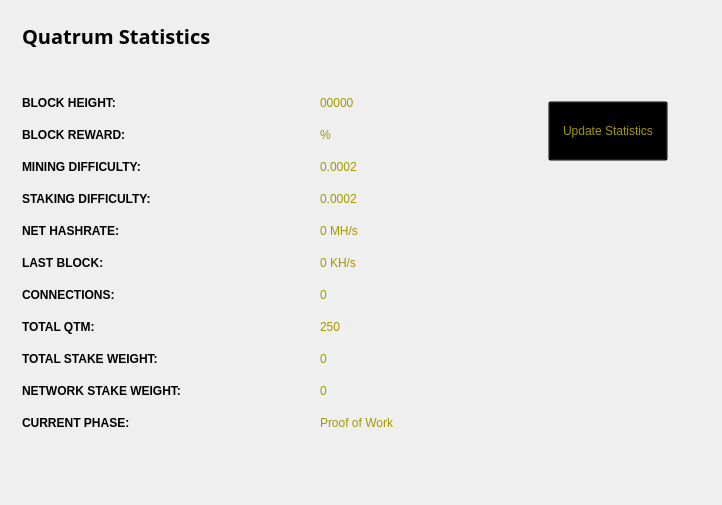
<?xml version="1.0" encoding="UTF-8"?>
<ui version="4.0">
 <class>StatisticsPage</class>
 <widget class="QWidget" name="StatisticsPage">
  <property name="windowModality">
   <enum>Qt::NonModal</enum>
  </property>
  <property name="geometry">
   <rect>
    <x>0</x>
    <y>0</y>
    <width>722</width>
    <height>505</height>
   </rect>
  </property>
  <property name="windowTitle">
   <string>Digging</string>
  </property>
  <property name="styleSheet">
   <string notr="true">color:#ffffff;
font-family:'Open Sans,sans-serif';</string>
  </property>
  <layout class="QGridLayout" name="gridLayout">
   <property name="sizeConstraint">
    <enum>QLayout::SetMaximumSize</enum>
   </property>
   <item row="0" column="1">
    <widget class="QFrame" name="frame">
     <property name="minimumSize">
      <size>
       <width>213</width>
       <height>0</height>
      </size>
     </property>
     <property name="frameShape">
      <enum>QFrame::NoFrame</enum>
     </property>
     <property name="frameShadow">
      <enum>QFrame::Raised</enum>
     </property>
     <widget class="QPushButton" name="startButton">
      <property name="geometry">
       <rect>
        <x>50</x>
        <y>90</y>
        <width>120</width>
        <height>60</height>
       </rect>
      </property>
      <property name="sizePolicy">
       <sizepolicy hsizetype="Fixed" vsizetype="Fixed">
        <horstretch>0</horstretch>
        <verstretch>0</verstretch>
       </sizepolicy>
      </property>
      <property name="minimumSize">
       <size>
        <width>120</width>
        <height>60</height>
       </size>
      </property>
      <property name="styleSheet">
       <string notr="true">background:transparent; color: rgb(162, 151, 0);</string>
      </property>
      <property name="text">
       <string>Update Statistics</string>
      </property>
     </widget>
    </widget>
   </item>
   <item row="0" column="0">
    <widget class="QFrame" name="gridFrame_2">
     <layout class="QGridLayout" name="gridLayout_4">
      <item row="3" column="0">
       <layout class="QFormLayout" name="formLayout_2">
        <property name="fieldGrowthPolicy">
         <enum>QFormLayout::FieldsStayAtSizeHint</enum>
        </property>
        <property name="horizontalSpacing">
         <number>139</number>
        </property>
        <property name="verticalSpacing">
         <number>18</number>
        </property>
        <property name="rightMargin">
         <number>0</number>
        </property>
        <item row="1" column="0">
         <widget class="QLabel" name="label_14">
          <property name="styleSheet">
           <string notr="true">color: rgb(162, 151, 0);</string>
          </property>
          <property name="text">
           <string>&lt;html&gt;&lt;head/&gt;&lt;body&gt;&lt;p&gt;&lt;span style=&quot; font-weight:600; color: rgb(0, 0, 0);;&quot;&gt;BLOCK HEIGHT:&lt;/span&gt;&lt;/p&gt;&lt;/body&gt;&lt;/html&gt;</string>
          </property>
         </widget>
        </item>
        <item row="1" column="1">
         <widget class="QLabel" name="heightBox">
          <property name="styleSheet">
           <string notr="true">color: rgb(162, 151, 0);</string>
          </property>
          <property name="text">
           <string>00000</string>
          </property>
         </widget>
        </item>
        <item row="2" column="0">
         <widget class="QLabel" name="label_12">
          <property name="styleSheet">
           <string notr="true">color: rgb(0, 0, 0);</string>
          </property>
          <property name="text">
           <string>&lt;html&gt;&lt;head/&gt;&lt;body&gt;&lt;p&gt;&lt;span style=&quot; font-weight:600; color: rgb(0, 0, 0);;&quot;&gt;BLOCK REWARD:&lt;/span&gt;&lt;/p&gt;&lt;/body&gt;&lt;/html&gt;</string>
          </property>
         </widget>
        </item>
        <item row="2" column="1">
         <widget class="QLabel" name="rewardBox">
          <property name="styleSheet">
           <string notr="true">color: rgb(162, 151, 0);</string>
          </property>
          <property name="text">
           <string>%</string>
          </property>
         </widget>
        </item>
        <item row="3" column="0">
         <widget class="QLabel" name="label_13">
          <property name="styleSheet">
           <string notr="true">color: rgb(0, 0, 0);</string>
          </property>
          <property name="text">
           <string>&lt;html&gt;&lt;head/&gt;&lt;body&gt;&lt;p&gt;&lt;span style=&quot; font-weight:600; color: rgb(0, 0, 0);;&quot;&gt;MINING DIFFICULTY:&lt;/span&gt;&lt;/p&gt;&lt;/body&gt;&lt;/html&gt;</string>
          </property>
         </widget>
        </item>
        <item row="3" column="1">
         <widget class="QLabel" name="diffBox">
          <property name="styleSheet">
           <string notr="true">color: rgb(162, 151, 0);</string>
          </property>
          <property name="text">
           <string>0.0002</string>
          </property>
         </widget>
        </item>
        <item row="4" column="0">
         <widget class="QLabel" name="label_9">
          <property name="styleSheet">
           <string notr="true">color: rgb(0, 0, 0);</string>
          </property>
          <property name="text">
           <string>&lt;html&gt;&lt;head/&gt;&lt;body&gt;&lt;p&gt;&lt;span style=&quot; font-weight:600; color: rgb(0, 0, 0);;&quot;&gt;STAKING DIFFICULTY:&lt;/span&gt;&lt;/p&gt;&lt;/body&gt;&lt;/html&gt;</string>
          </property>
         </widget>
        </item>
        <item row="4" column="1">
         <widget class="QLabel" name="diffBox2">
          <property name="styleSheet">
           <string notr="true">color: rgb(162, 151, 0);</string>
          </property>
          <property name="text">
           <string>0.0002</string>
          </property>
         </widget>
        </item>
        <item row="5" column="1">
         <widget class="QLabel" name="pawrateBox">
          <property name="styleSheet">
           <string notr="true">color: rgb(162, 151, 0);</string>
          </property>
          <property name="text">
           <string>0 MH/s</string>
          </property>
         </widget>
        </item>
        <item row="6" column="0">
         <widget class="QLabel" name="label3_2">
          <property name="sizePolicy">
           <sizepolicy hsizetype="Preferred" vsizetype="Maximum">
            <horstretch>0</horstretch>
            <verstretch>0</verstretch>
           </sizepolicy>
          </property>
          <property name="styleSheet">
           <string notr="true">color: rgb(0, 0, 0);</string>
          </property>
          <property name="text">
           <string>&lt;html&gt;&lt;head/&gt;&lt;body&gt;&lt;p&gt;&lt;span style=&quot; font-weight:600; color: rgb(0, 0, 0);;&quot;&gt;LAST BLOCK:&lt;/span&gt;&lt;/p&gt;&lt;/body&gt;&lt;/html&gt;</string>
          </property>
         </widget>
        </item>
        <item row="6" column="1">
         <widget class="QLabel" name="localBox">
          <property name="styleSheet">
           <string notr="true">color: rgb(162, 151, 0);</string>
          </property>
          <property name="text">
           <string>0 KH/s</string>
          </property>
         </widget>
        </item>
        <item row="7" column="0">
         <widget class="QLabel" name="label1_2">
          <property name="styleSheet">
           <string notr="true">color: rgb(0, 0, 0);</string>
          </property>
          <property name="text">
           <string>&lt;html&gt;&lt;head/&gt;&lt;body&gt;&lt;p&gt;&lt;span style=&quot; font-weight:600; color: rgb(0, 0, 0);;&quot;&gt;CONNECTIONS:&lt;/span&gt;&lt;/p&gt;&lt;/body&gt;&lt;/html&gt;</string>
          </property>
         </widget>
        </item>
        <item row="7" column="1">
         <widget class="QLabel" name="connectionBox">
          <property name="styleSheet">
           <string notr="true">color: rgb(162, 151, 0);</string>
          </property>
          <property name="text">
           <string>0</string>
          </property>
         </widget>
        </item>
        <item row="8" column="0">
         <widget class="QLabel" name="label_8">
          <property name="styleSheet">
           <string notr="true">color: rgb(0, 0, 0);</string>
          </property>
          <property name="text">
           <string>&lt;html&gt;&lt;head/&gt;&lt;body&gt;&lt;p&gt;&lt;span style=&quot; font-weight:600; color:#000000;&quot;&gt;TOTAL QTM:&lt;/span&gt;&lt;/p&gt;&lt;/body&gt;&lt;/html&gt;</string>
          </property>
         </widget>
        </item>
        <item row="8" column="1">
         <widget class="QLabel" name="volumeBox">
          <property name="styleSheet">
           <string notr="true">color: rgb(162, 151, 0);</string>
          </property>
          <property name="text">
           <string>250</string>
          </property>
         </widget>
        </item>
        <item row="9" column="0">
         <widget class="QLabel" name="label_10">
          <property name="styleSheet">
           <string notr="true">color: rgb(0, 0, 0);</string>
          </property>
          <property name="text">
           <string>&lt;html&gt;&lt;head/&gt;&lt;body&gt;&lt;p&gt;&lt;span style=&quot; font-weight:600; color: rgb(0, 0, 0);;&quot;&gt;TOTAL STAKE WEIGHT:&lt;/span&gt;&lt;/p&gt;&lt;/body&gt;&lt;/html&gt;</string>
          </property>
         </widget>
        </item>
        <item row="9" column="1">
         <widget class="QLabel" name="minBox">
          <property name="styleSheet">
           <string notr="true">color: rgb(162, 151, 0);</string>
          </property>
          <property name="text">
           <string>0</string>
          </property>
         </widget>
        </item>
        <item row="10" column="0">
         <widget class="QLabel" name="label_11">
          <property name="styleSheet">
           <string notr="true">color: rgb(0, 0, 0);</string>
          </property>
          <property name="text">
           <string>&lt;html&gt;&lt;head/&gt;&lt;body&gt;&lt;p&gt;&lt;span style=&quot; font-weight:600; color: rgb(0, 0, 0);;&quot;&gt;NETWORK STAKE WEIGHT:&lt;/span&gt;&lt;/p&gt;&lt;/body&gt;&lt;/html&gt;</string>
          </property>
         </widget>
        </item>
        <item row="10" column="1">
         <widget class="QLabel" name="maxBox">
          <property name="styleSheet">
           <string notr="true">color: rgb(162, 151, 0);</string>
          </property>
          <property name="text">
           <string>0</string>
          </property>
         </widget>
        </item>
        <item row="11" column="0">
         <widget class="QLabel" name="label_15">
          <property name="styleSheet">
           <string notr="true">color: rgb(0, 0, 0);</string>
          </property>
          <property name="text">
           <string>&lt;html&gt;&lt;head/&gt;&lt;body&gt;&lt;p&gt;&lt;span style=&quot; font-weight:600; color: rgb(0, 0, 0);;&quot;&gt;CURRENT PHASE:&lt;/span&gt;&lt;/p&gt;&lt;/body&gt;&lt;/html&gt;</string>
          </property>
         </widget>
        </item>
        <item row="11" column="1">
         <widget class="QLabel" name="cBox">
          <property name="styleSheet">
           <string notr="true">color: rgb(162, 151, 0);</string>
          </property>
          <property name="text">
           <string>Proof of Work</string>
          </property>
         </widget>
        </item>
        <item row="5" column="0">
         <widget class="QLabel" name="label_16">
          <property name="styleSheet">
           <string notr="true">color: rgb(0, 0, 0);</string>
          </property>
          <property name="text">
           <string>&lt;html&gt;&lt;head/&gt;&lt;body&gt;&lt;p&gt;&lt;span style=&quot; font-weight:600; color: rgb(0, 0, 0);;&quot;&gt;NET HASHRATE:&lt;/span&gt;&lt;/p&gt;&lt;/body&gt;&lt;/html&gt;</string>
          </property>
         </widget>
        </item>
       </layout>
      </item>
      <item row="1" column="0">
       <layout class="QHBoxLayout" name="horizontalLayout_4">
        <property name="spacing">
         <number>7</number>
        </property>
        <item>
         <widget class="QLabel" name="label_5">
          <property name="font">
           <font>
            <family>Open Sans,sans-serif</family>
           </font>
          </property>
          <property name="styleSheet">
           <string notr="true">color: rgb(162, 151, 0);</string>
          </property>
          <property name="text">
           <string>&lt;html&gt;&lt;head/&gt;&lt;body&gt;&lt;p&gt;&lt;span style=&quot; font-size:20px; font-weight:600; color:#000000;&quot;&gt;Quatrum Statistics&lt;/span&gt;&lt;/p&gt;&lt;/body&gt;&lt;/html&gt;</string>
          </property>
         </widget>
        </item>
        <item>
         <spacer name="horizontalSpacer_2">
          <property name="orientation">
           <enum>Qt::Horizontal</enum>
          </property>
          <property name="sizeHint" stdset="0">
           <size>
            <width>40</width>
            <height>20</height>
           </size>
          </property>
         </spacer>
        </item>
       </layout>
      </item>
      <item row="2" column="0">
       <spacer name="verticalSpacer_2">
        <property name="orientation">
         <enum>Qt::Vertical</enum>
        </property>
        <property name="sizeHint" stdset="0">
         <size>
          <width>20</width>
          <height>40</height>
         </size>
        </property>
       </spacer>
      </item>
     </layout>
    </widget>
   </item>
   <item row="1" column="0">
    <spacer name="verticalSpacer">
     <property name="orientation">
      <enum>Qt::Vertical</enum>
     </property>
     <property name="sizeHint" stdset="0">
      <size>
       <width>20</width>
       <height>40</height>
      </size>
     </property>
    </spacer>
   </item>
  </layout>
 </widget>
 <layoutdefault spacing="6" margin="11"/>
 <resources/>
 <connections/>
</ui>
